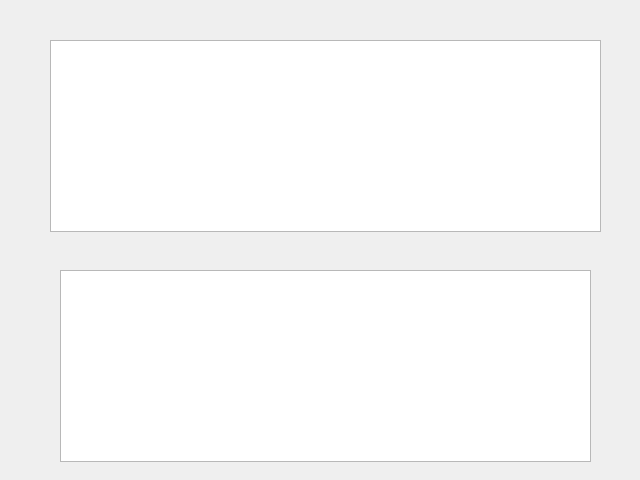
<?xml version="1.0" encoding="UTF-8"?>
<ui version="4.0">
 <class>ViewHiredItemsDialog</class>
 <widget class="QDialog" name="ViewHiredItemsDialog">
  <property name="geometry">
   <rect>
    <x>0</x>
    <y>0</y>
    <width>640</width>
    <height>480</height>
   </rect>
  </property>
  <property name="windowTitle">
   <string>Dialog</string>
  </property>
  <widget class="QTextBrowser" name="ouput_contract_textBrowser">
   <property name="geometry">
    <rect>
     <x>60</x>
     <y>270</y>
     <width>531</width>
     <height>192</height>
    </rect>
   </property>
  </widget>
  <widget class="QTableView" name="item_tableView">
   <property name="geometry">
    <rect>
     <x>50</x>
     <y>40</y>
     <width>551</width>
     <height>192</height>
    </rect>
   </property>
  </widget>
 </widget>
 <resources/>
 <connections/>
</ui>
